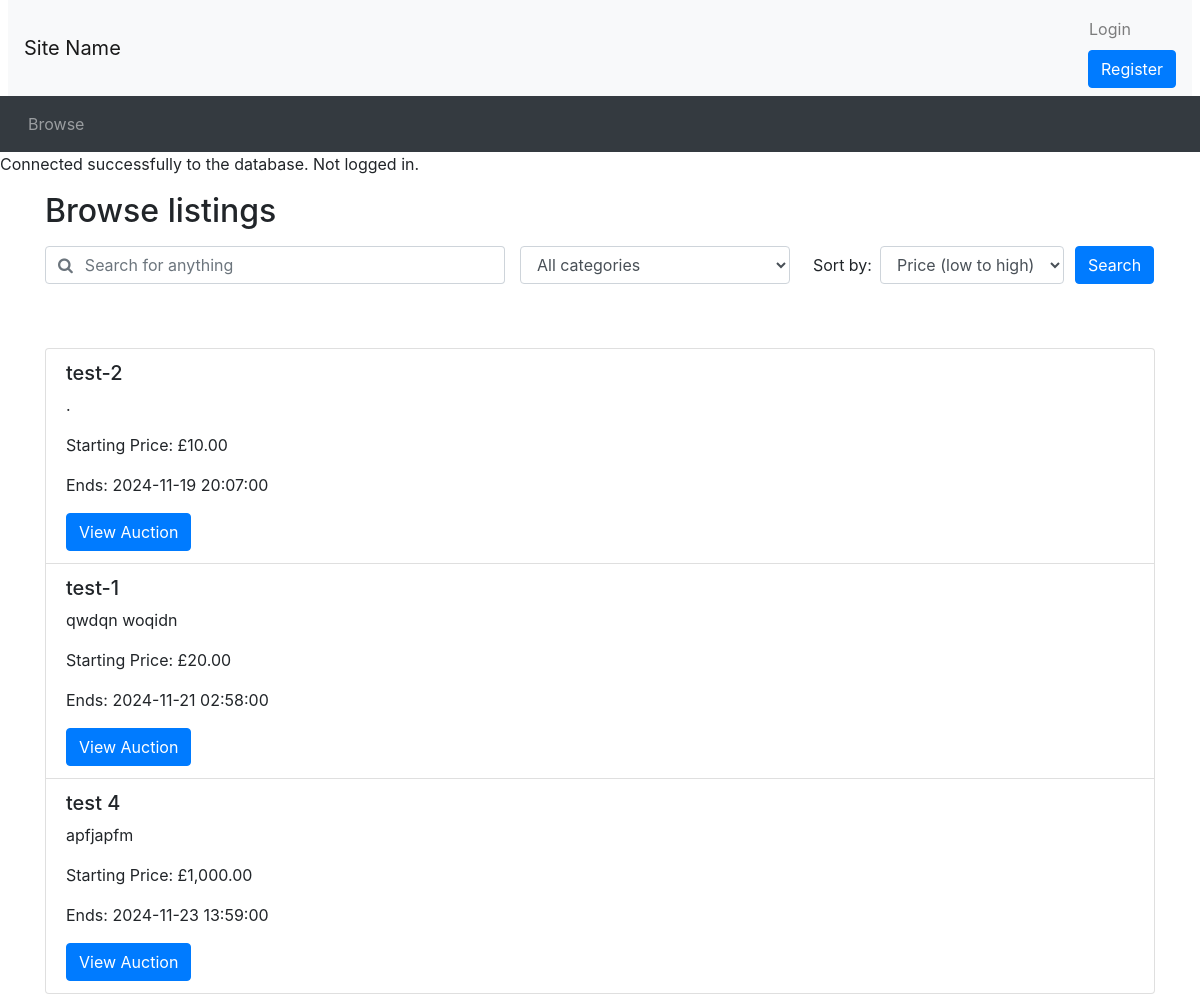
Page /browse.php on the earlier database version.
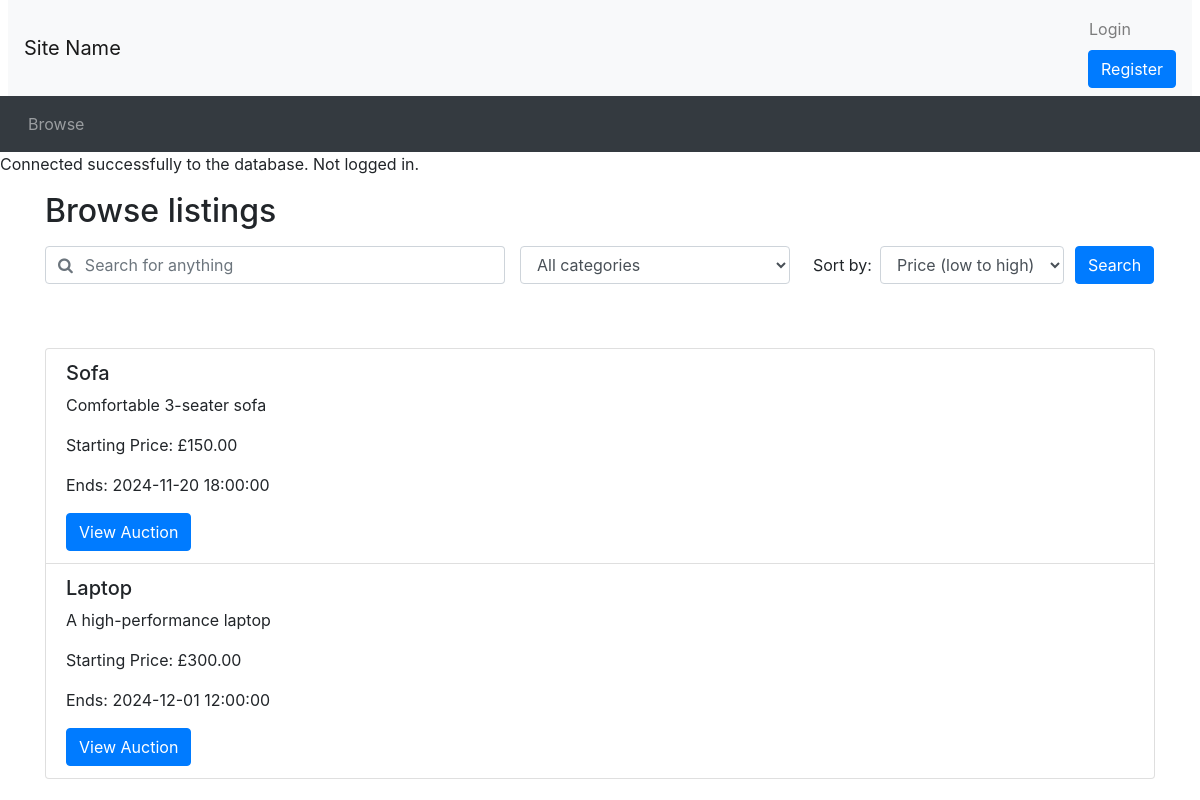
Same page on the later database version.
### tables this page shows
CREATE TABLE `Auction` (
  `AuctionID` INT AUTO_INCREMENT PRIMARY KEY,
  `UserID` INT,
  `ItemName` VARCHAR(255),
  `Description` VARCHAR(255),
  `CategoryID` INT,
  `ReservePrice` FLOAT,
  `StartPrice` FLOAT,
  `EndDate` DATETIME,
  `Views` INT DEFAULT 0,
  `Image` VARCHAR(255),
  FOREIGN KEY (`UserID`) REFERENCES `Users`(`UserID`) ON DELETE CASCADE,
  FOREIGN KEY (`CategoryID`) REFERENCES `Category`(`CategoryID`) ON DELETE CASCADE
);

### browse.php (the view, shortened to what this page needs)
<?php include_once("header.php")?>
<?php require("utilities.php")?>
<?php
if (isset($_SESSION['UserID'])) {
    echo "Logged in as: " . $_SESSION['Username'] . " (Role: " . $_SESSION['Role'] . ")";
} else {
    echo "Not logged in.";
}
?>
<div class="container">
<h2 class="my-3">Browse listings</h2>
<div id="searchSpecs">
<form method="get" action="browse.php">
  <div class="row">
    <div class="col-md-5 pr-0">
      <div class="form-group">
	    <div class="input-group">
          <div class="input-group-prepend">
            <span class="input-group-text bg-transparent pr-0 text-muted">
              <i class="fa fa-search"></i>
            </span>
          </div>
          <input type="text" class="form-control border-left-0" id="keyword" name="keyword" placeholder="Search for anything" value="<?php echo isset($_GET['keyword']) ? htmlspecialchars($_GET['keyword']) : ''; ?>">
        </div>
      </div>
    </div>
    <div class="col-md-3 pr-0">
      <div class="form-group">
        <select class="form-control" id="cat" name="cat">
          <option selected value="all">All categories</option>
        </select>
      </div>
    </div>
    <div class="col-md-3 pr-0">
      <div class="form-inline">
        <label class="mx-2" for="order_by">Sort by:</label>
        <select class="form-control" id="order_by" name="order_by">
          <option selected value="pricelow" <?php echo isset($_GET['order_by']) && $_GET['order_by'] == 'pricelow' ? 'selected' : ''; ?>>Price (low to high)</option>
        </select>
      </div>
    </div>
    <div class="col-md-1 px-0">
      <button type="submit" class="btn btn-primary">Search</button>
    </div>
  </div>
</form>
</div>
</div>
<div class="container mt-5">
<ul class="list-group">
<?php
$ordering = isset($_GET['order_by']) ? $_GET['order_by'] : 'date';
$sql = "SELECT AuctionID, ItemName, Description, StartPrice, ReservePrice, EndDate FROM Auction WHERE EndDate > NOW()";
switch ($ordering) {
    case 'date':
        $sql .= " ORDER BY EndDate ASC";
        break;
}
$stmt = $conn->prepare($sql);
$stmt->execute();
$result = $stmt->get_result();
while ($row = $result->fetch_assoc()) {
    $auctionID = $row['AuctionID'];
    $itemName = htmlspecialchars($row['ItemName']);
    $description = htmlspecialchars($row['Description']);
    $startPrice = number_format($row['StartPrice'], 2);
    $endDate = new DateTime($row['EndDate']);
    $formattedDate = $endDate->format('Y-m-d H:i:s');
    echo "<li class='list-group-item'>";
    echo "<h5>$itemName</h5>";
    echo "<p>$description</p>";
    echo "<p>Starting Price: £$startPrice</p>";
    echo "<p>Ends: $formattedDate</p>";
    echo "<a href='auction_details.php?auctionID=$auctionID' class='btn btn-primary'>View Auction</a>";
    echo "</li>";
}
?>
</ul>
</div>
<?php include_once("footer.php")?>

### header.php (shortened to what this page needs)
<!doctype html>
<html lang="en">
<head>
  <link rel="stylesheet" href="css/bootstrap.min.css">
  <link rel="stylesheet" href="https://cdnjs.cloudflare.com/ajax/libs/font-awesome/4.7.0/css/font-awesome.min.css">
  <link rel="stylesheet" href="css/custom.css">
</head>
<body>
<nav class="navbar navbar-expand-lg navbar-light bg-light mx-2">
  <a class="navbar-brand" href="#">Site Name </a>
  <ul class="navbar-nav ml-auto">
    <li class="nav-item">
      <?php
      if (isset($_SESSION['logged_in']) && $_SESSION['logged_in'] == true) {
          echo '<span class="navbar-text mr-3">Welcome, ' . htmlspecialchars($_SESSION['Username']) . '</span>';
          echo '<a class="nav-link" href="logout.php">Logout</a>';
      } else {
          echo '<button type="button" class="btn nav-link" data-toggle="modal" data-target="#loginModal">Login</button>';
          echo '<a href="register.php" class="btn btn-primary ml-2">Register</a>';
      }
      ?>
    </li>
  </ul>
</nav>
<nav class="navbar navbar-expand-lg navbar-dark bg-dark">
  <ul class="navbar-nav align-middle">
    <li class="nav-item mx-1">
      <a class="nav-link" href="browse.php">Browse</a>
    </li>
  </ul>
</nav>

### utilities.php (shortened to what this page needs)
<?php
$servername = "localhost";
$username = "root";
$password = "";
$database = "AuctionDB";
$conn = new mysqli($servername, $username, $password, $database);
if ($conn->connect_error) {
    die("Connection failed: " . $conn->connect_error);
} else {
    echo "Connected successfully to the database.";
}
?>

### footer.php (shortened to what this page needs)
</body>
</html>

Differences in the rows shown:
removed auction: ItemName "test-2", Description ".", StartPrice "10.00", EndDate "2024-11-19 20:07:00"
removed auction: ItemName "test-1", Description "qwdqn woqidn", StartPrice "20.00", EndDate "2024-11-21 02:58:00"
removed auction: ItemName "test 4", Description "apfjapfm", StartPrice "1,000.00", EndDate "2024-11-23 13:59:00"
added auction: ItemName "Sofa", Description "Comfortable 3-seater sofa", StartPrice "150.00", EndDate "2024-11-20 18:00:00"
added auction: ItemName "Laptop", Description "A high-performance laptop", StartPrice "300.00", EndDate "2024-12-01 12:00:00"
